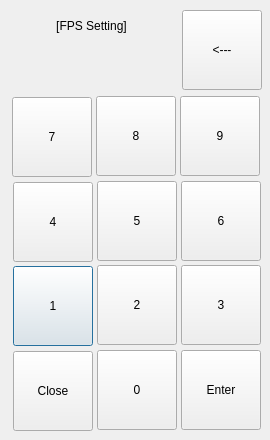
<?xml version="1.0" encoding="UTF-8"?>
<ui version="4.0">
 <class>Dialog</class>
 <widget class="QDialog" name="Dialog">
  <property name="geometry">
   <rect>
    <x>0</x>
    <y>0</y>
    <width>270</width>
    <height>440</height>
   </rect>
  </property>
  <property name="windowTitle">
   <string>Dialog</string>
  </property>
  <widget class="QLabel" name="Label_Number_2">
   <property name="geometry">
    <rect>
     <x>11</x>
     <y>10</y>
     <width>161</width>
     <height>31</height>
    </rect>
   </property>
   <property name="styleSheet">
    <string notr="true">font: 75 12pt &quot;Nanum square&quot;;</string>
   </property>
   <property name="text">
    <string>[FPS Setting]</string>
   </property>
   <property name="alignment">
    <set>Qt::AlignCenter</set>
   </property>
   <property name="indent">
    <number>0</number>
   </property>
  </widget>
  <widget class="QPushButton" name="pushButton_1">
   <property name="geometry">
    <rect>
     <x>13</x>
     <y>266</y>
     <width>80</width>
     <height>80</height>
    </rect>
   </property>
   <property name="styleSheet">
    <string notr="true">font: 75 15pt &quot;Nanum square&quot;;</string>
   </property>
   <property name="text">
    <string>1</string>
   </property>
  </widget>
  <widget class="QPushButton" name="pushButton_Close">
   <property name="geometry">
    <rect>
     <x>13</x>
     <y>351</y>
     <width>80</width>
     <height>80</height>
    </rect>
   </property>
   <property name="styleSheet">
    <string notr="true">font: 75 15pt &quot;Nanum square&quot;;</string>
   </property>
   <property name="text">
    <string>Close</string>
   </property>
  </widget>
  <widget class="QPushButton" name="pushButton_4">
   <property name="geometry">
    <rect>
     <x>13</x>
     <y>182</y>
     <width>80</width>
     <height>80</height>
    </rect>
   </property>
   <property name="styleSheet">
    <string notr="true">font: 75 15pt &quot;Nanum square&quot;;</string>
   </property>
   <property name="text">
    <string>4</string>
   </property>
  </widget>
  <widget class="QPushButton" name="pushButton_Back">
   <property name="geometry">
    <rect>
     <x>182</x>
     <y>10</y>
     <width>80</width>
     <height>80</height>
    </rect>
   </property>
   <property name="styleSheet">
    <string notr="true">font: 75 15pt &quot;Nanum square&quot;;</string>
   </property>
   <property name="text">
    <string>&lt;---</string>
   </property>
  </widget>
  <widget class="QPushButton" name="pushButton_5">
   <property name="geometry">
    <rect>
     <x>97</x>
     <y>181</y>
     <width>80</width>
     <height>80</height>
    </rect>
   </property>
   <property name="styleSheet">
    <string notr="true">font: 75 15pt &quot;Nanum square&quot;;</string>
   </property>
   <property name="text">
    <string>5</string>
   </property>
  </widget>
  <widget class="QPushButton" name="pushButton_2">
   <property name="geometry">
    <rect>
     <x>97</x>
     <y>265</y>
     <width>80</width>
     <height>80</height>
    </rect>
   </property>
   <property name="styleSheet">
    <string notr="true">font: 75 15pt &quot;Nanum square&quot;;</string>
   </property>
   <property name="text">
    <string>2</string>
   </property>
  </widget>
  <widget class="QPushButton" name="pushButton_Enter">
   <property name="geometry">
    <rect>
     <x>181</x>
     <y>350</y>
     <width>80</width>
     <height>80</height>
    </rect>
   </property>
   <property name="styleSheet">
    <string notr="true">font: 75 15pt &quot;Nanum square&quot;;</string>
   </property>
   <property name="text">
    <string>Enter</string>
   </property>
  </widget>
  <widget class="QLabel" name="Label_Number">
   <property name="geometry">
    <rect>
     <x>13</x>
     <y>50</y>
     <width>161</width>
     <height>41</height>
    </rect>
   </property>
   <property name="styleSheet">
    <string notr="true">border-image: url(:/Icon/mea_sel_off_box.png) 4;
border-width: 2;
font: 75 14pt &quot;Nanum square&quot;;</string>
   </property>
   <property name="text">
    <string/>
   </property>
   <property name="alignment">
    <set>Qt::AlignRight|Qt::AlignTrailing|Qt::AlignVCenter</set>
   </property>
   <property name="indent">
    <number>0</number>
   </property>
  </widget>
  <widget class="QPushButton" name="pushButton_6">
   <property name="geometry">
    <rect>
     <x>181</x>
     <y>181</y>
     <width>80</width>
     <height>80</height>
    </rect>
   </property>
   <property name="styleSheet">
    <string notr="true">font: 75 15pt &quot;Nanum square&quot;;</string>
   </property>
   <property name="text">
    <string>6</string>
   </property>
  </widget>
  <widget class="QPushButton" name="pushButton_8">
   <property name="geometry">
    <rect>
     <x>96</x>
     <y>96</y>
     <width>80</width>
     <height>80</height>
    </rect>
   </property>
   <property name="styleSheet">
    <string notr="true">font: 75 15pt &quot;Nanum square&quot;;</string>
   </property>
   <property name="text">
    <string>8</string>
   </property>
  </widget>
  <widget class="QPushButton" name="pushButton_3">
   <property name="geometry">
    <rect>
     <x>181</x>
     <y>265</y>
     <width>80</width>
     <height>80</height>
    </rect>
   </property>
   <property name="styleSheet">
    <string notr="true">font: 75 15pt &quot;Nanum square&quot;;</string>
   </property>
   <property name="text">
    <string>3</string>
   </property>
  </widget>
  <widget class="QPushButton" name="pushButton_7">
   <property name="geometry">
    <rect>
     <x>12</x>
     <y>97</y>
     <width>80</width>
     <height>80</height>
    </rect>
   </property>
   <property name="styleSheet">
    <string notr="true">font: 75 15pt &quot;Nanum square&quot;;</string>
   </property>
   <property name="text">
    <string>7</string>
   </property>
  </widget>
  <widget class="QPushButton" name="pushButton_0">
   <property name="geometry">
    <rect>
     <x>97</x>
     <y>350</y>
     <width>80</width>
     <height>80</height>
    </rect>
   </property>
   <property name="styleSheet">
    <string notr="true">font: 75 15pt &quot;Nanum square&quot;;</string>
   </property>
   <property name="text">
    <string>0</string>
   </property>
  </widget>
  <widget class="QPushButton" name="pushButton_9">
   <property name="geometry">
    <rect>
     <x>180</x>
     <y>96</y>
     <width>80</width>
     <height>80</height>
    </rect>
   </property>
   <property name="styleSheet">
    <string notr="true">font: 75 15pt &quot;Nanum square&quot;;</string>
   </property>
   <property name="text">
    <string>9</string>
   </property>
  </widget>
 </widget>
 <resources>
  <include location="Icon/Icon.qrc"/>
 </resources>
 <connections/>
</ui>
